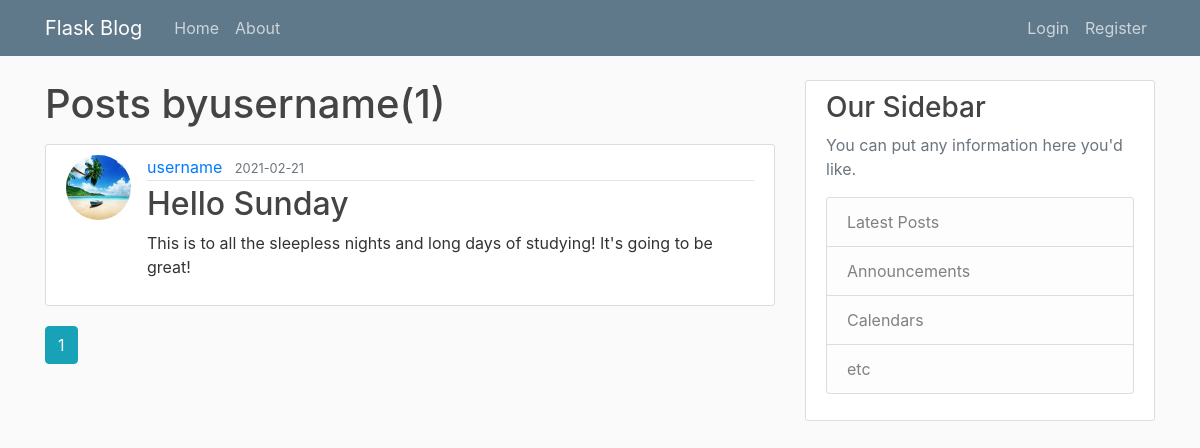
/user/username, run on an earlier commit of the app's database.
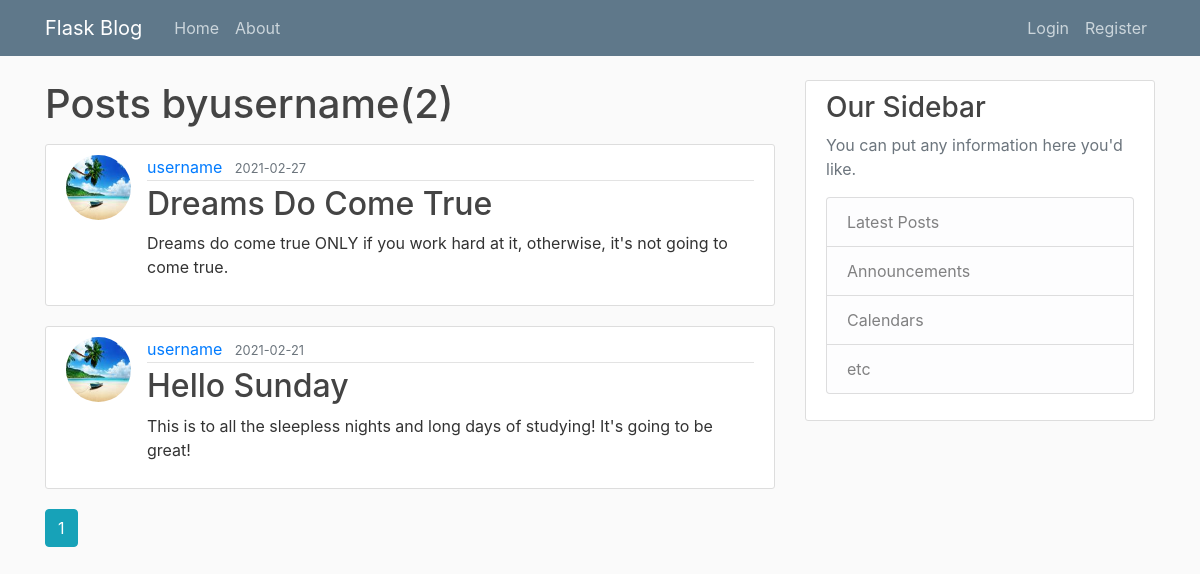
And on a later commit of the database.
### flaskblog/models.py (models this page shows, shortened)
class User(db.Model, UserMixin):
    id = db.Column(db.Integer, primary_key=True)
    username = db.Column(db.String(20), unique=True, nullable=False)
    email = db.Column(db.String(120), unique=True, nullable=False)
    image_file = db.Column(db.String(20), nullable=False, default="default.jpg")
    password = db.Column(db.String(60), nullable=False)
    posts = db.relationship("Post", backref="author", lazy=True)

class Post(db.Model):
    id = db.Column(db.Integer, primary_key=True)
    title = db.Column(db.String(100), nullable=False)
    date_posted = db.Column(db.DateTime, nullable=False, default=datetime.utcnow)
    content = db.Column(db.Text, nullable=False)
    user_id = db.Column(db.Integer, db.ForeignKey("user.id"), nullable=False)

### flaskblog/routes.py (the view)
@app.route("/user/<string:username>")
def user_posts(username):
    page = request.args.get("page", 1, type=int)
    user = User.query.filter_by(username=username).first_or_404()
    posts = (
        Post.query.filter_by(author=user)
        .order_by(Post.date_posted.desc())
        .paginate(page=page, per_page=5)
    )
    return render_template("user_post.html", posts=posts, user=user)

### flaskblog/templates/user_post.html (shortened to what this page needs)
{%extends "layout.html"%}
{%block body%}
<h1 class ="mb-3">Posts by{{user.username}}({{posts.total}})</h1>
{%for post in posts.items%}
<article class="media content-section">
  <img class="rounded-circle article-img" src="{{ url_for('static', filename='profile_pics/' + post.author.image_file) }}">
  <div class="media-body">
    <div class="article-metadata">
      <a class="mr-2" href="{{url_for("user_posts", username=post.author.username)}}">{{ post.author.username }}</a>
      <small class="text-muted">{{ post.date_posted.strftime('%Y-%m-%d') }}</small>
    </div>
    <h2><a class="article-title" href="{{ url_for('post', post_id=post.id) }}">{{ post.title }}</a></h2>
    <p class="article-content">{{ post.content }}</p>
  </div>
</article>
{%endfor%}
{%for page_num in posts.iter_pages(left_edge=1, right_edge=1, left_current=1, right_current=2)%}
  {% if page_num%}
    {% if posts.page == page_num%}
  <a class="btn btn-info mb-4" href="{{url_for("user_posts", username=user.username, page=page_num)}}">{{page_num}}</a>
    {%else%}
  <a class="btn btn=outline-info mb-4" href="{{url_for("user_posts", username=user.username, page=page_num)}}">{{page_num}}</a>
    {%endif%}
  {%else%}
...
  {%endif%}
{%endfor%}
{%endblock%}

### flaskblog/templates/layout.html (shortened to what this page needs)
<!DOCTYPE html>
<html lang="en">
<head>
    <link rel="stylesheet" href="https://maxcdn.bootstrapcdn.com/bootstrap/4.0.0/css/bootstrap.min.css">
    <link rel ="stylesheet" href ="{{url_for("static", filename="/main.css")}}">
</head>
<body>
    <header class="site-header">
      <nav class="navbar navbar-expand-md navbar-dark bg-steel fixed-top">
        <div class="container">
          <a class="navbar-brand mr-4" href="/">Flask Blog</a>
          <div class="collapse navbar-collapse" id="navbarToggle">
            <div class="navbar-nav mr-auto">
              <a class="nav-item nav-link" href="{{ url_for('home') }}">Home</a>
              <a class="nav-item nav-link" href="{{ url_for('about') }}">About</a>
            </div>
            <div class="navbar-nav">
              {% if current_user.is_authenticated %}
                <a class="nav-item nav-link" href="{{ url_for('new_post') }}">New Post</a>
                <a class="nav-item nav-link" href="{{ url_for('account') }}">Account</a>
                <a class="nav-item nav-link" href="{{ url_for('logout') }}">Logout</a>
              {% else %}
                <a class="nav-item nav-link" href="{{ url_for('login') }}">Login</a>
                <a class="nav-item nav-link" href="{{ url_for('register') }}">Register</a>
              {% endif %}
            </div>
          </div>
        </div>
      </nav>
    </header>
    <main role="main" class="container">
      <div class="row">
        <div class="col-md-8">
            {% block body%}{% endblock %}
          </div>
          <div class="col-md-4">
            <div class="content-section">
              <h3>Our Sidebar</h3>
              <p class='text-muted'>You can put any information here you'd like.
                <ul class="list-group">
                  <li class="list-group-item list-group-item-light">Latest Posts</li>
                  <li class="list-group-item list-group-item-light">Announcements</li>
                  <li class="list-group-item list-group-item-light">Calendars</li>
                  <li class="list-group-item list-group-item-light">etc</li>
                </ul>
              </p>
            </div>
          </div>
        </div>
      </main>
</body>
</html>

### flaskblog/static/main.css (style rules this page uses)
body { background: #fafafa; color: #333333; margin-top: 5rem; }
h1, h2, h3, h4, h5, h6 { color: #444444; }
.bg-steel { background-color: #5f788a; }
.site-header .navbar-nav .nav-link { color: #cbd5db; }
.content-section { background: #ffffff; padding: 10px 20px; border: 1px solid #dddddd; border-radius: 3px; margin-bottom: 20px; }
.article-title { color: #444444; }
.article-content { white-space: pre-line; }
.article-img { height: 65px; width: 65px; margin-right: 16px; }
.article-metadata { padding-bottom: 1px; margin-bottom: 4px; border-bottom: 1px solid #e3e3e3; }

What changed in the data, as far as the page shows it:
added Post: image_file (picture), author.username "username", date_posted "2021-02-27", title "Dreams Do Come True", content "Dreams do come true ONLY if you work hard at it, otherwise, it's not going to come true."
Also different on the page:
{{ posts.total }}: "1" → "2"
